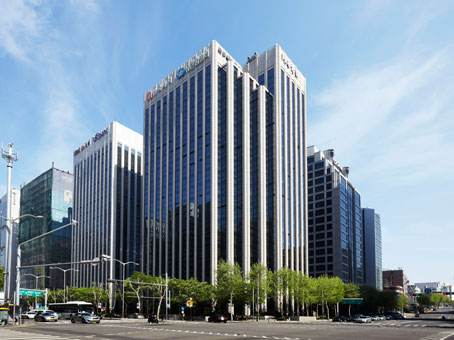
#> input picture images/buildings.jpg, 454 x 340 px
$ python 'Image Pyramids.py'
#> lines starting #> are read from the running program, lines starting #| are printed output that depends on the picture
import cv2
import numpy as np

# 图像金字塔

# 高斯金字塔：用于下采样。高斯金字塔是最基本的图像塔。
# 原理：首先将原图像作为最底层图像G0（高斯金字塔的第0层），利用高斯核（5*5）对其进行卷积，然后对卷积后的图像进行下采样（去除偶数行和列）得到上一层图像G1，
# 将此图像作为输入，重复卷积和下采样操作得到更上一层图像，反复迭代多次，形成一个金字塔形的图像数据结构，即高斯金字塔。

img = cv2.imread("../images/buildings.jpg")
#> img is the input picture: shape (340, 454, 3); mean B, G, R 160.6, 145.3, 127.5
lower_reso = cv2.pyrDown(img)  # 下采样，图像变为原来的四分之一
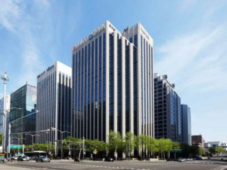
#> lower_reso: shape (170, 227, 3); mean B, G, R 160.8, 145.3, 127.5
higher_reso1 = cv2.pyrUp(lower_reso)  # 上采样，还原图像，但是因为做了高斯模糊，还原的图像是模糊的
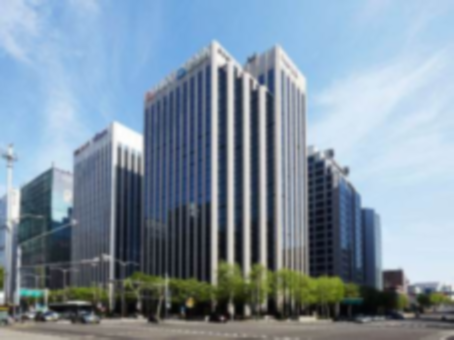
#> higher_reso1: shape (340, 454, 3); mean B, G, R 160.7, 145.3, 127.5

# 拉普拉斯金字塔：用于重建图像，也就是预测残差，对图像进行最大程度的还原。比如一幅小图像重建为一幅大图，
# 原理：用高斯金字塔的每一层图像减去其上一层图像上采样，得到一系列的差值图像即为 LP 分解图像。
l_image = cv2.subtract(img, higher_reso1)
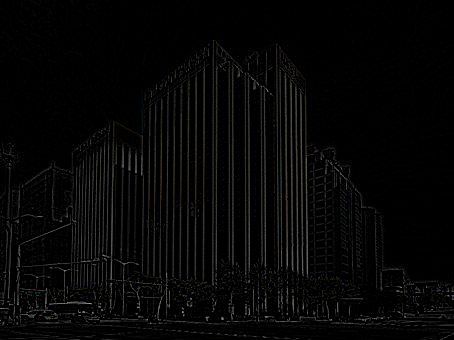
#> l_image: shape (340, 454, 3); mean B, G, R 6, 6.1, 6.2

cv2.imshow('original', img)
cv2.imshow('reso1', lower_reso)
cv2.imshow('reso1-up', higher_reso1)
cv2.imshow('laps', l_image)
# cv2.waitKey(0)

# 一个图像混合的小例子: 生成新水果

apple = cv2.imread('../images/apple.png')
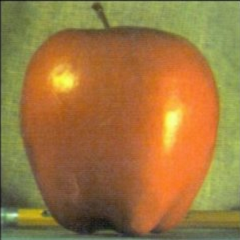
#> input picture images/apple.png, 240 x 240 px
#> apple is the input picture: shape (240, 240, 3); mean B, G, R 63.1, 118.7, 157.1
orange = cv2.imread('../images/orange.png')
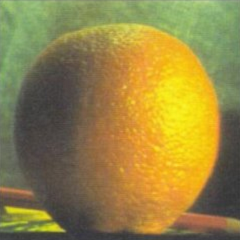
#> input picture images/orange.png, 240 x 240 px
#> orange is the input picture: shape (240, 240, 3); mean B, G, R 68.6, 132.7, 149.6
# 对apple做n次高斯金字塔
G = apple.copy()
gpA = [G]
for i in range(5):
    G = cv2.pyrDown(G)
    gpA.append(G)
#> after the loop, gpA = 6 items

# 对orange做n次高斯金字塔
G = orange.copy()
gpB = [G]
for i in range(5):
    G = cv2.pyrDown(G)
    gpB.append(G)
#> after the loop, gpB = 6 items

# 生成apple的拉普拉斯金字塔
lpA = [gpA[4]]
for i in range(4, 0, -1):
    GE = cv2.pyrUp(gpA[i])
    L = cv2.subtract(gpA[i - 1], GE)
    lpA.append(L)
#> after the loop, lpA = 5 items

# 生成orange的拉普拉斯金字塔
lpB = [gpB[4]]
for i in range(4, 0, -1):
    GE = cv2.pyrUp(gpB[i])
    L = cv2.subtract(gpB[i - 1], GE)
    lpB.append(L)
#> after the loop, lpB = 5 items

LS = []
# 图片左右相加
for la, lb in zip(lpA, lpB):
    rows, cols, dpt = la.shape
    ls = np.hstack((la[:, 0:cols // 2], lb[:, cols // 2:]))
    LS.append(ls)
#> this loop made 5 passes
#> (rows, cols) on passes 1 to 5: (15, 15), (30, 30), (60, 60), (120, 120), (240, 240)
#> pass 3, `ls = np.hstack((la[:, 0:cols // 2], lb[:, cols // 2:]))`:
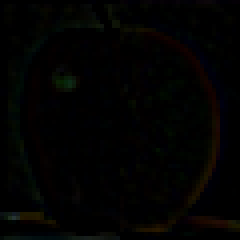
#> ls: shape (60, 60, 3) (shown 4 times larger); mean of channels 0, 1, 2 1.5, 2.2, 2.4; drawn as B, G, R
#> after the loop, LS = 5 items

ls_ = LS[0]
for i in range(1, 5):
    ls_ = cv2.pyrUp(ls_)
    ls_ = cv2.add(ls_, LS[i])
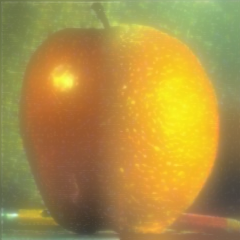
#> ls_: shape (240, 240, 3); mean of channels 0, 1, 2 67.1, 142.8, 172.8; drawn as B, G, R

cv2.imshow('blending', ls_)
cv2.waitKey(0)
cv2.destroyAllWindows()
